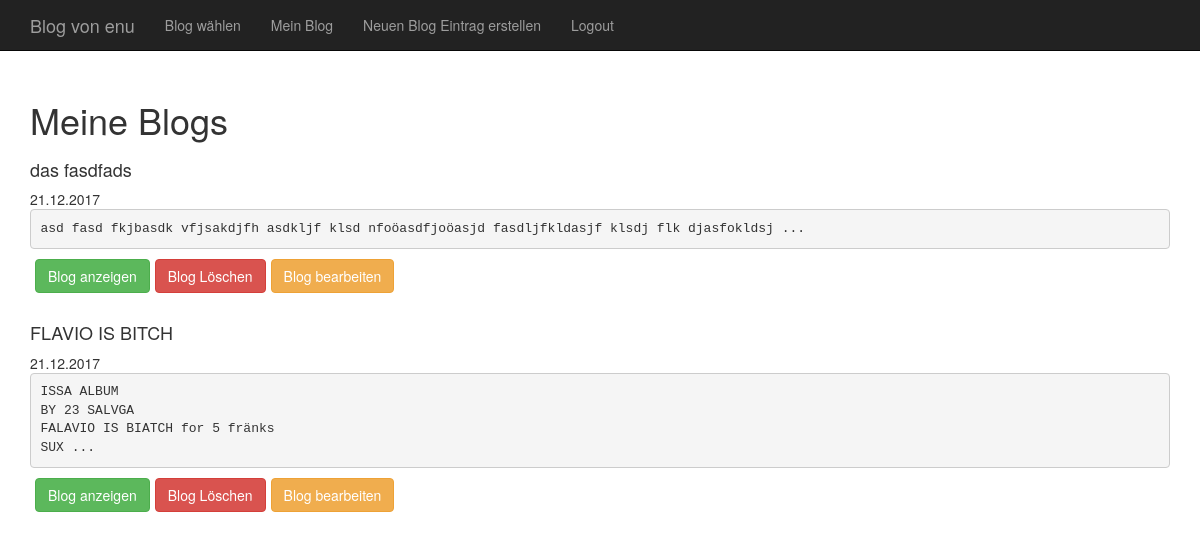
The page /index.php?function=entriesMember&bid=5 (signed in) on the database its author committed.
### tables this page shows
CREATE TABLE "user" (
	`uid`	INTEGER PRIMARY KEY AUTOINCREMENT,
	`name`	TEXT,
	`email`	TEXT NOT NULL UNIQUE,
	`password`	TEXT NOT NULL,
	`role`	INTEGER NOT NULL
);

CREATE TABLE `entry` (
	`eid`	INTEGER PRIMARY KEY AUTOINCREMENT,
	`uid`	INTEGER NOT NULL,
	`tid`	INTEGER,
	`datetime`	INTEGER NOT NULL,
	`title`	TEXT NOT NULL,
	`content`	TEXT NOT NULL,
	`picture1`	TEXT,
	`picture2`	TEXT,
	`picture3`	TEXT,
	FOREIGN KEY(`uid`) REFERENCES `user`(`uid`),
	FOREIGN KEY(`tid`) REFERENCES `topic`(`tid`)
);

### include/functions_db.php (called while the page is built, shortened)
<?php
function getUserName($uid) {
    $db = getValue('cfg_db');
    $result = $db->query("SELECT name, email FROM user WHERE uid=".$uid);
    if ($user = $result->fetchArray()) {
        if (strlen($user[0]) > 0) return $user[0];
        else return $user[1];
    } else return "";
}
function getEntries($uid) {
    $alle = [];
    $db = getValue('cfg_db');
    $entries = $db->query("SELECT eid, datetime, title, content, picture1, picture2, picture3 FROM entry WHERE uid=$uid ORDER BY eid DESC");
    while ($entry = $entries->fetchArray()) {
        $alle[] = $entry;
    }
    return $alle;
}
?>

### entriesMember.php (the view)
<?php
if(getUserId() == true) {
    echo '<h1>Meine Blogs<h1>';
    $entries = getEntries($blogId);
    if ($entries == NULL) {
        echo "Sie haben noch keinen Blog erstellt";
        echo '<a href="index.php?function=entriesMemberCreate&bid='.$blogId.'">Blog erstellen </a>';
    } else {
        foreach ($entries as $entry => $blogs) {
            $content =  preg_replace("/[^ ]*$/", '', substr($blogs['content'], 0, 100));
            $content = "<pre>".$content.'...'."</pre>";
            echo "<h4>".$blogs['title']."</h4>";
            echo date('d.m.Y',$blogs['datetime'])."<br>";
            echo $content;
            echo '<a style="margin-left: 5px;" class="btn btn-success" href="index.php?function=entriesMemberDetails&bid='.$blogId.'&eid='.$blogs['eid'].'">Blog anzeigen </a>';
            echo '<a style="margin-left: 5px;" class="btn btn-danger" onclick="return confirmDelete()" href="index.php?function=entriesMemberDelete&bid='.$blogId.'&eid='.$blogs['eid'].'">Blog Löschen </a>';
            echo '<a style="margin-left: 5px;" class="btn btn-warning" href="index.php?function=entriesMemberEdit&bid='.$blogId.'&eid='.$blogs['eid'].'">Blog bearbeiten </a>';
            echo "<br>"."<br>";
        }
    }
} else {
    die('Bitte zuerst <a href="index.php?function=login">einloggen</a>');
}
?>

### index.php (shortened to what this page needs)
<?php
require_once("include/functions.php");
require_once("include/functions_db.php");
if (isset($_GET['function'])) $function = $_GET['function'];
else $function = "login";
if (isset($_GET['bid'])) $blogId = $_GET['bid'];
else $blogId = 0;
?>
<!DOCTYPE html>
<html lang="de">
<head>
  <link href="css/bootstrap.min.css" rel="stylesheet" />
</head>
<body>
  <nav class="navbar navbar-inverse navbar-fixed-top">
	<div class="container">
      <div class="navbar-header">
		<a class="navbar-brand"><?= getMenuTitle($blogId); ?></a>
      </div>
      <ul class="nav navbar-nav">
		<?= getMenu($blogId); ?>
      </ul>
	</div>
  </nav>
  <div class="container" style="margin-top:80px">
  <?php
  require_once("$function.php");
  ?>
  </div>
</body>
</html>

### rows shown on the page
user: name "Blog von enu"
entry: title "das fasdfads", datetime "21.12.2017", content "asd fasd fkjbasdk vfjsakdjfh asdkljf klsd nfoöasdfjoöasjd fasdljfkldasjf klsdj flk djasfokldsj"
entry: title "FLAVIO IS BITCH", datetime "21.12.2017", content "ISSA ALBUM BY 23 SALVGA FALAVIO IS BIATCH for 5 fränks SUX"
